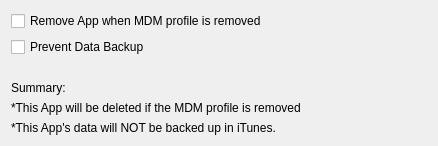
<?xml version="1.0" encoding="UTF-8"?>
<ui version="4.0">
 <class>ManagementFlagsWidget</class>
 <widget class="QWidget" name="ManagementFlagsWidget">
  <property name="geometry">
   <rect>
    <x>0</x>
    <y>0</y>
    <width>438</width>
    <height>146</height>
   </rect>
  </property>
  <property name="windowTitle">
   <string>ManagementFlagsWidget</string>
  </property>
  <layout class="QVBoxLayout" name="verticalLayout_2">
   <item>
    <layout class="QVBoxLayout" name="verticalLayout">
     <item>
      <widget class="QCheckBox" name="removeAppCB">
       <property name="text">
        <string>Remove App when MDM profile is removed</string>
       </property>
      </widget>
     </item>
     <item>
      <widget class="QCheckBox" name="preventAppDataBackupCB">
       <property name="text">
        <string>Prevent Data Backup</string>
       </property>
      </widget>
     </item>
     <item>
      <spacer name="verticalSpacer">
       <property name="orientation">
        <enum>Qt::Vertical</enum>
       </property>
       <property name="sizeHint" stdset="0">
        <size>
         <width>20</width>
         <height>40</height>
        </size>
       </property>
      </spacer>
     </item>
     <item>
      <widget class="QLabel" name="mdmLabel_2">
       <property name="font">
        <font>
         <weight>50</weight>
         <bold>false</bold>
        </font>
       </property>
       <property name="text">
        <string>Summary:</string>
       </property>
      </widget>
     </item>
     <item>
      <widget class="QLabel" name="mdmLabel">
       <property name="minimumSize">
        <size>
         <width>350</width>
         <height>0</height>
        </size>
       </property>
       <property name="font">
        <font>
         <weight>50</weight>
         <bold>false</bold>
        </font>
       </property>
       <property name="text">
        <string>*This App will be deleted if the MDM profile is removed</string>
       </property>
      </widget>
     </item>
     <item>
      <widget class="QLabel" name="itunesLabel">
       <property name="font">
        <font>
         <weight>50</weight>
         <bold>false</bold>
        </font>
       </property>
       <property name="text">
        <string>*This App's data will NOT be backed up in iTunes.</string>
       </property>
      </widget>
     </item>
    </layout>
   </item>
  </layout>
 </widget>
 <layoutdefault spacing="6" margin="11"/>
 <resources/>
 <connections/>
</ui>
